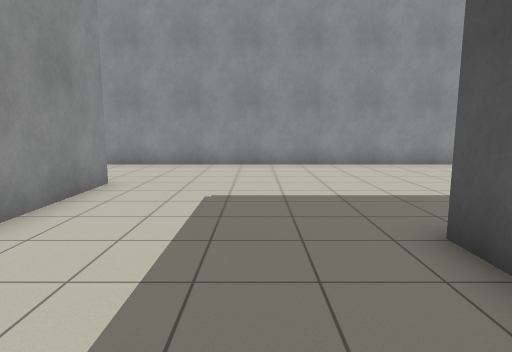
view 1 (above)

20 first-person views from a walk through a Stage world. The camera is 1.2 m above the floor, tilts 8° down and sees 75° across. The lines on the ground mark 1 m squares. The floor is counted in squares, 1 m on a side. Each view is taken from the middle of a square. On the plan, view 1 faces up. The plan holds only what a view shows up to about 13 squares ahead; the rest is blank. The robots in the file are not drawn.

view 2
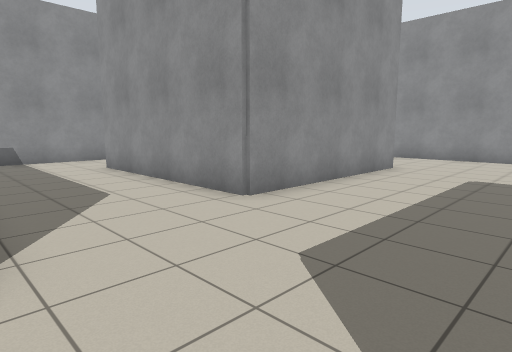

view 3
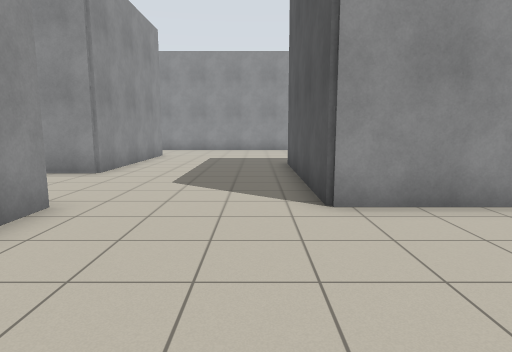

view 4
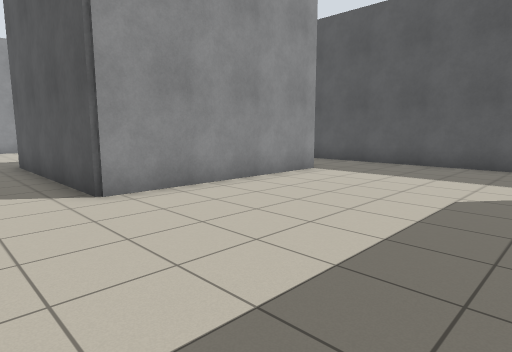

view 5
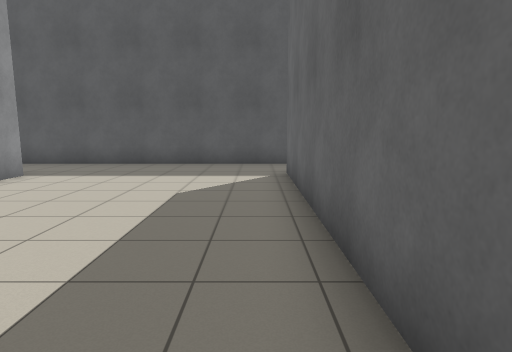

view 6
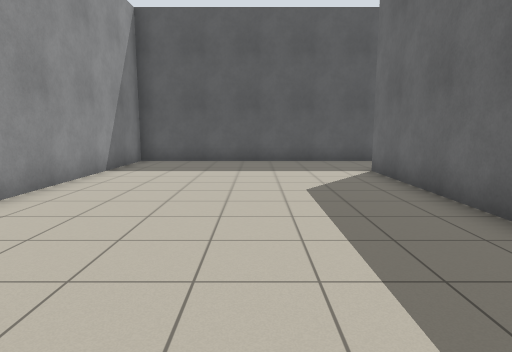

view 7
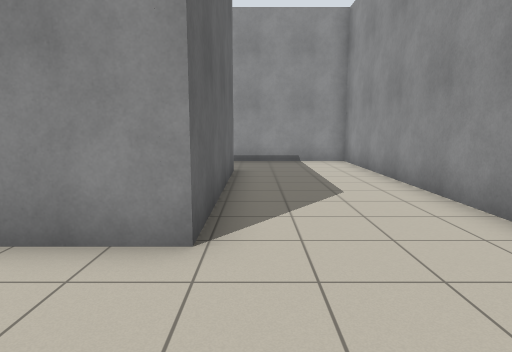

view 8
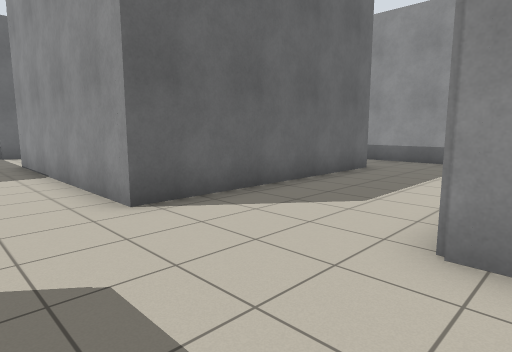

view 9
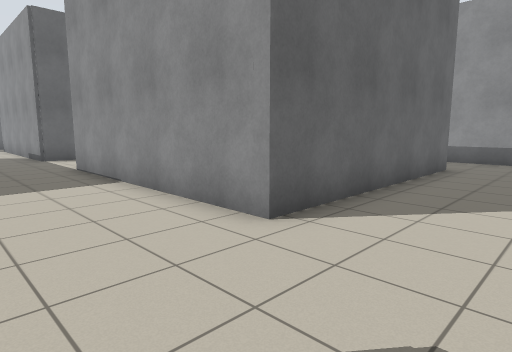

view 10
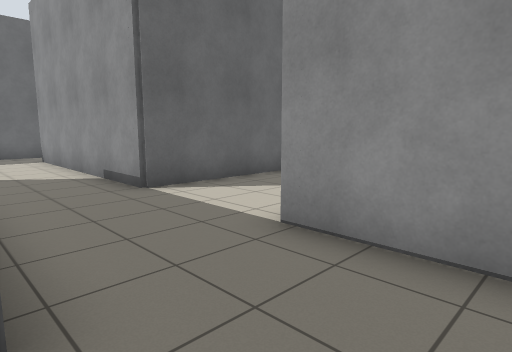

view 11
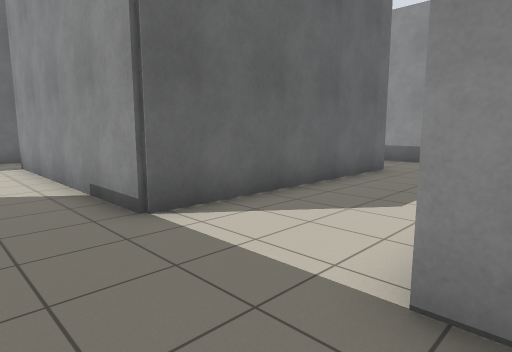

view 12
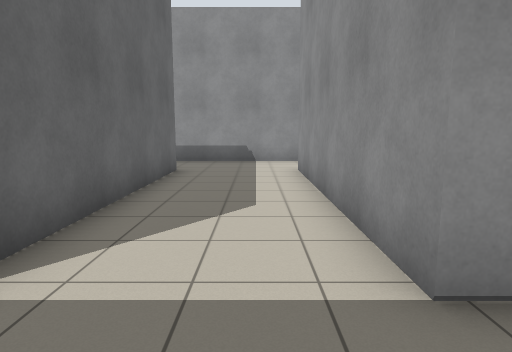

view 13
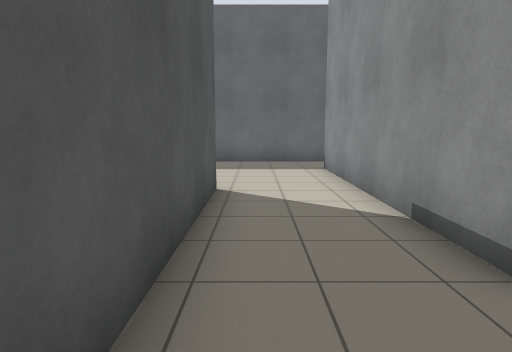

view 14
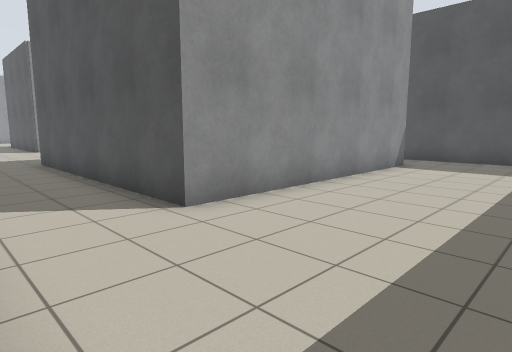

view 15
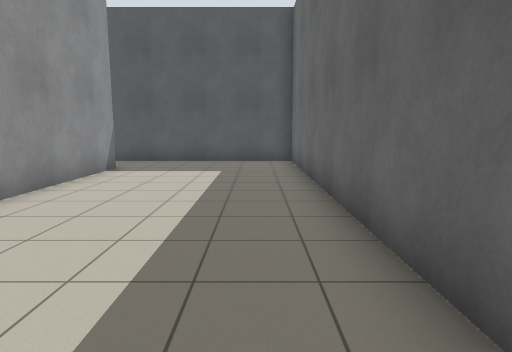

view 16
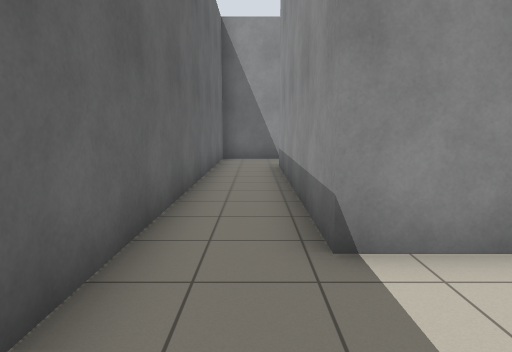

view 17
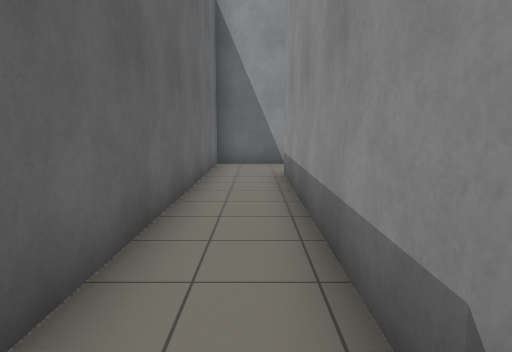

view 18
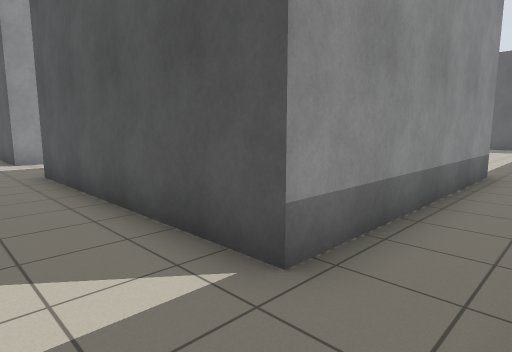

view 19
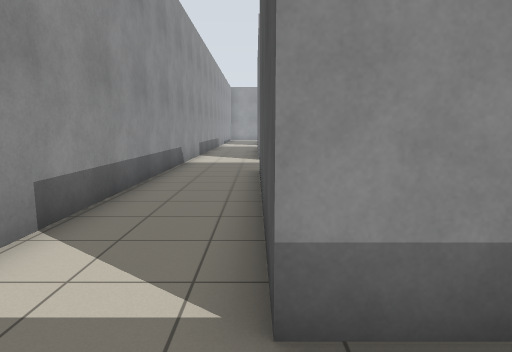

view 20
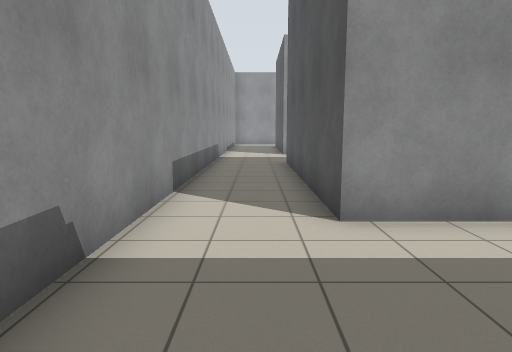

### Floor plan
Ten units are one square. View 1 is at (0, 0); x grows to the right and y downward. Boxes are objects, and circles mark ways between rooms. Rooms are numbered by the first view taken in them; rooms with no view inside come last. Other rooms are left out.
<svg viewBox="-131 -119 252 367">
<path fill="none" stroke="#000" d="M32 -36 86 -36M86 30 21 30 21 -36M116 -25 116 -114 -126 -114 -126 -71M-98 -74 -33 -74 -33 -11 -98 -11M8 116 8 99 92 99M-126 -21 -126 116M116 101 116 8M-99 107 -99 29 -22 29 -22 107M116 196 116 176M-22 107 -99 107M-126 116 -126 243 -16 243M8 187 8 116M-22 222 -99 222 -99 143 -22 143 -22 195M94 187 8 187M-16 243 116 243 116 196M-22 195 -22 222"/>
<circle cx="-10" cy="113" r="3" fill="#2a7"/>
<circle cx="-115" cy="105" r="3" fill="#2a7"/>
<circle cx="105" cy="190" r="3" fill="#2a7"/>
<circle cx="-20" cy="235" r="3" fill="#2a7"/>
<circle cx="-5" cy="185" r="3" fill="#2a7"/>
<text x="10" y="-10">1</text>
<text x="-70" y="140">2</text>
<text x="50" y="220">3</text>
</svg>
Room 1 opens to room 2. Room 1 opens to room 3. Room 2 opens to room 3.

Where each view was taken, in squares from view 1:
view 1: 0 up, 0 right, facing up
view 2: 3 down, 1 right, facing up-left
view 3: 8 down, 1 right, facing up
view 4: 9 down, 0 right, facing up-right
view 5: 9 down, 0 right, facing right
view 6: 7 up, 1 left, facing right
view 7: 8 up, 0 right, facing left
view 8: 2 up, 0 right, facing down-left
view 9: 0 up, 1 right, facing down-left
view 10: 8 down, 1 right, facing down-left
view 11: 10 down, 0 right, facing down-left
view 12: 12 down, 0 right, facing left
view 13: 12 down, 0 right, facing down
view 14: 23 down, 2 left, facing up-right
view 15: 23 down, 1 left, facing right
view 16: 23 down, 1 right, facing left
view 17: 23 down, 1 left, facing left
view 18: 24 down, 12 left, facing up-right
view 19: 24 down, 10 left, facing up
view 20: 15 down, 11 left, facing up
